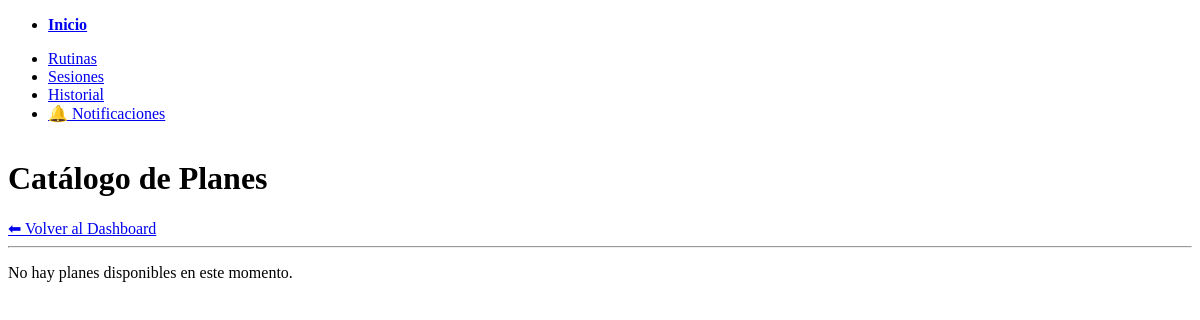
/plans/ (signed in), run on an earlier commit of the app's database.
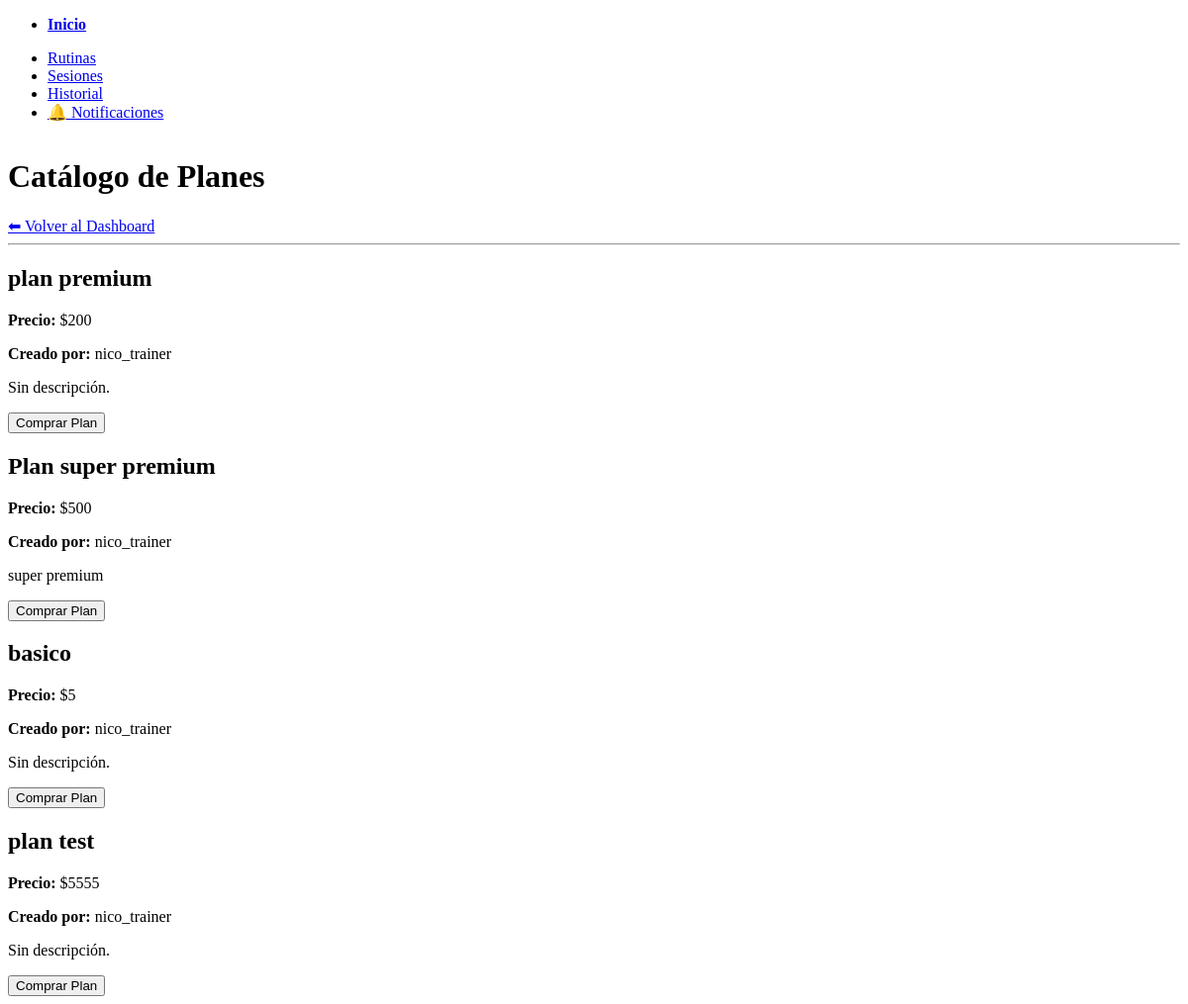
And on a later commit of the database.
### app/models/business.py (models this page shows)
class Plan(Base):
    __tablename__ = "plans"
    id = Column(Integer, primary_key=True, index=True)
    title = Column(String, nullable=False)
    description = Column(Text, nullable=True)
    price = Column(Integer, nullable=False)
    trainer_id = Column(Integer, ForeignKey("users.id"), nullable=False)
    creator = relationship("User", back_populates="created_plans")
    routines = relationship("Routine", secondary=plans_routines, back_populates="plans")
    purchases = relationship(
        "Purchase", back_populates="plan", cascade="all, delete-orphan"
    )
    buyers = relationship(
        "User", secondary="purchases", viewonly=True, back_populates="purchased_plans"
    )

### app/models/user.py (models this page shows, shortened)
class User(Base):
    __tablename__ = "users"
    id = Column(Integer, primary_key=True, index=True)
    username = Column(String, unique=True, index=True)
    hashed_password = Column(String)
    email = Column(String, unique=True, index=True)
    role = Column(Enum(UserRole), default=UserRole.USER, nullable=False)
    is_pending_trainer = Column(Boolean, default=False, nullable=False)
    created_plans = relationship("Plan", back_populates="creator")
    created_routines = relationship("Routine", back_populates="creator")
    created_sessions = relationship("Session", back_populates="creator")
    purchases = relationship("Purchase", back_populates="user")
    purchased_plans = relationship(
        "Plan", secondary="purchases", viewonly=True, back_populates="buyers"
    )
    notifications = relationship(
        "Notification",
        back_populates="user",
        cascade="all, delete-orphan",
        order_by="desc(Notification.created_at)",
    )
    following = relationship(
        "User",
        secondary=user_follows,
        primaryjoin=(user_follows.c.follower_id == id),
        secondaryjoin=(user_follows.c.followed_id == id),
        back_populates="followed_by",
    )
    followed_by = relationship(
        "User",
        secondary=user_follows,
        primaryjoin=(user_follows.c.followed_id == id),
        secondaryjoin=(user_follows.c.follower_id == id),
        back_populates="following",
    )
    session_logs = relationship(
        "SessionLog",
        back_populates="user",
        cascade="all, delete-orphan",
        order_by="desc(SessionLog.date)",
    )

### app/api/routes/plans.py (the view)
@router.get("/", response_class=HTMLResponse)
def get_available_plans(
    request: Request,
    db: Session = Depends(get_db),
    current_user: User = Depends(get_current_user),
):
    purchased_plan_ids_subquery = (
        db.query(Purchase.plan_id)
        .filter(Purchase.user_id == current_user.id)
        .subquery()
    )
    plans = (
        db.query(Plan)
        .filter(Plan.id.notin_(purchased_plan_ids_subquery))
        .options(joinedload(Plan.creator))
        .all()
    )
    following_ids = {user.id for user in current_user.following}
    return templates.TemplateResponse(
        "plans.html",
        {
            "request": request,
            "plans": plans,
            "following_ids": following_ids,
            "current_user": current_user,
        },
    )

### app/templates/plans.html (shortened to what this page needs)
{% extends "base.html" %}
{% block content %}
<div style="display: flex; justify-content: space-between; align-items: center;">
    <h1>Catálogo de Planes</h1>
</div>
<a href="/dashboard">⬅ Volver al Dashboard</a>
<hr>
{% if not plans %}
    <p>No hay planes disponibles en este momento.</p>
{% endif %}
<div class="grid">
    {% for plan in plans %}
        <article>
            <header>
                <h2>{{ plan.title }}</h2>
                <p><strong>Precio:</strong> ${{ plan.price }}</p>
            </header>
            <p>
                <strong>Creado por:</strong>
                {{ plan.creator.username }}
            </p>
            <p>{{ plan.description or 'Sin descripción.' }}</p>
            <footer>
                <form action="/plans/purchase" method="post">
                    <button type="submit">Comprar Plan</button>
                </form>
            </footer>
        </article>
    {% endfor %}
</div>
{% endblock %}

### app/templates/base.html (shortened to what this page needs)
<!DOCTYPE html>
<html lang="es">
<head>
  <link rel="stylesheet" href="https://cdn.jsdelivr.net/npm/@picocss/pico@2/css/pico.min.css">
</head>
<body>
<nav class="container-fluid">
    <ul>
      <li><strong><a href="/dashboard">Inicio</a></strong></li>
    </ul>
    <ul>
      <li><a href="/routines">Rutinas</a></li>
      <li><a href="/sessions">Sesiones</a></li>
      <li><a href="/track/history">Historial</a></li>
      <li><a href="/notifications">🔔 Notificaciones</a></li>
    </ul>
</nav>
<main class="container">
    {% block content %}
    {% endblock %}
</main>
</body>
</html>

What changed in the data, as far as the page shows it:
added Plan: title "plan premium", price "200", creator.username "nico_trainer", description "Sin descripción."
added Plan: title "Plan super premium", price "500", creator.username "nico_trainer", description "super premium"
added Plan: title "basico", price "5", creator.username "nico_trainer", description "Sin descripción."
added Plan: title "plan test", price "5555", creator.username "nico_trainer", description "Sin descripción."
Also different on the page:
text no longer shown: "No hay planes disponibles en este momento."
